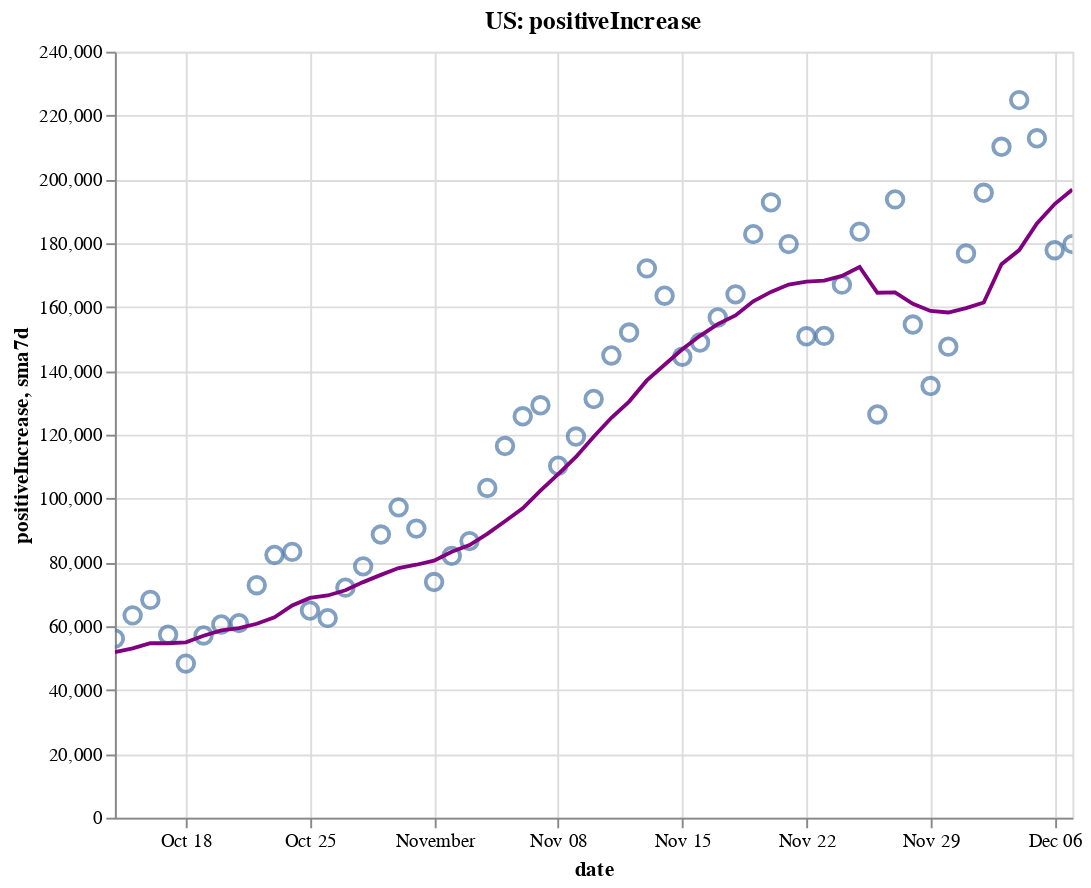

Notebook cell for this chart:
### Code cell
create_plot(us, 'positiveIncrease')

### Figure 1 — Vega-Lite specification as saved in the notebook (floating-point values rounded to 4 significant figures)
{"config": {"view": {"continuousWidth": 400, "continuousHeight": 300}}, "layer": [{"layer": [{"mark": {"type": "point", "size": 75}, "encoding": {"tooltip": [{"type": "temporal", "field": "date"}, {"type": "quantitative", "field": "positiveIncrease"}, {"type": "quantitative", "field": "sma7d"}], "x": {"type": "temporal", "field": "date"}, "y": {"type": "quantitative", "field": "positiveIncrease"}}, "selection": {"selector002": {"type": "interval", "bind": "scales", "encodings": ["x", "y"]}}}, {"mark": {"type": "line", "color": "purple"}, "encoding": {"x": {"type": "temporal", "field": "date"}, "y": {"type": "quantitative", "field": "sma7d"}}}]}, {"mark": {"type": "rule", "color": "#aaa"}, "encoding": {"x": {"type": "temporal", "field": "date"}}, "transform": [{"filter": {"selection": "selector001"}}]}, {"mark": "circle", "encoding": {"opacity": {"condition": {"value": 1, "selection": "selector001"}, "value": 0}, "tooltip": [{"type": "temporal", "field": "date"}, {"type": "quantitative", "field": "positiveIncrease"}, {"type": "quantitative", "field": "sma7d"}], "x": {"type": "temporal", "field": "date"}, "y": {"type": "quantitative", "field": "positiveIncrease"}}, "selection": {"selector001": {"type": "single", "encodings": ["x"], "on": "mouseover", "nearest": true, "empty": "none"}}}, {"mark": {"type": "text", "align": "left", "dx": 5, "dy": -5, "stroke": "white", "strokeWidth": 2}, "encoding": {"text": {"type": "quantitative", "field": "positiveIncrease"}, "tooltip": [{"type": "temporal", "field": "date"}, {"type": "quantitative", "field": "positiveIncrease"}, {"type": "quantitative", "field": "sma7d"}], "x": {"type": "temporal", "field": "date"}, "y": {"type": "quantitative", "field": "positiveIncrease"}}, "transform": [{"filter": {"selection": "selector001"}}]}, {"mark": {"type": "text", "align": "left", "dx": 5, "dy": -5}, "encoding": {"text": {"type": "quantitative", "field": "positiveIncrease"}, "tooltip": [{"type": "temporal", "field": "date"}, {"type": "quantitative", "field": "positiveIncrease"}, {"type": "quantitative", "field": "sma7d"}], "x": {"type": "temporal", "field": "date"}, "y": {"type": "quantitative", "field": "positiveIncrease"}}, "transform": [{"filter": {"selection": "selector001"}}]}], "data": {"name": "data-83d075f618a525850fe50d393e27074b"}, "height": 400, "title": "US: positiveIncrease", "width": 500, "$schema": "https://vega.github.io/schema/vega-lite/v4.8.1.json", "datasets": {"data-83d075f618a525850fe50d393e27074b": [{"date": "2020-10-14T00:00:00", "totalTestResultsIncrease": 1045000.0, "positiveIncrease": 56120.0, "death": 208500.0, "deathIncrease": 807.0, "positiveRate": 0.054, "state": "US", "sma7d": 51860.0}, {"date": "2020-10-15T00:00:00", "totalTestResultsIncrease": 1109000.0, "positiveIncrease": 63390.0, "death": 209400.0, "deathIncrease": 930.0, "positiveRate": 0.057, "state": "US", "sma7d": 53030.0}, {"date": "2020-10-16T00:00:00", "totalTestResultsIncrease": 1231000.0, "positiveIncrease": 68250.0, "death": 210300.0, "deathIncrease": 897.0, "positiveRate": 0.055, "state": "US", "sma7d": 54670.0}, {"date": "2020-10-17T00:00:00", "totalTestResultsIncrease": 1299000.0, "positiveIncrease": 57330.0, "death": 211100.0, "deathIncrease": 773.0, "positiveRate": 0.044, "state": "US", "sma7d": 54660.0}, {"date": "2020-10-18T00:00:00", "totalTestResultsIncrease": 1052000.0, "positiveIncrease": 48280.0, "death": 211500.0, "deathIncrease": 402.0, "positiveRate": 0.046, "state": "US", "sma7d": 54940.0}, {"date": "2020-10-19T00:00:00", "totalTestResultsIncrease": 1135000.0, "positiveIncrease": 57110.0, "death": 212000.0, "deathIncrease": 456.0, "positiveRate": 0.05, "state": "US", "sma7d": 57010.0}, {"date": "2020-10-20T00:00:00", "totalTestResultsIncrease": 952700.0, "positiveIncrease": 60550.0, "death": 212800.0, "deathIncrease": 837.0, "positiveRate": 0.064, "state": "US", "sma7d": 58720.0}, {"date": "2020-10-21T00:00:00", "totalTestResultsIncrease": 941800.0, "positiveIncrease": 60960.0, "death": 213800.0, "deathIncrease": 1019.0, "positiveRate": 0.065, "state": "US", "sma7d": 59410.0}, {"date": "2020-10-22T00:00:00", "totalTestResultsIncrease": 1230000.0, "positiveIncrease": 72840.0, "death": 214900.0, "deathIncrease": 1126.0, "positiveRate": 0.059, "state": "US", "sma7d": 60760.0}, {"date": "2020-10-23T00:00:00", "totalTestResultsIncrease": 1383000.0, "positiveIncrease": 82330.0, "death": 215900.0, "deathIncrease": 934.0, "positiveRate": 0.06, "state": "US", "sma7d": 62770.0}, {"date": "2020-10-24T00:00:00", "totalTestResultsIncrease": 1323000.0, "positiveIncrease": 83290.0, "death": 216800.0, "deathIncrease": 890.0, "positiveRate": 0.063, "state": "US", "sma7d": 66480.0}, {"date": "2020-10-25T00:00:00", "totalTestResultsIncrease": 1188000.0, "positiveIncrease": 64890.0, "death": 217100.0, "deathIncrease": 382.0, "positiveRate": 0.055, "state": "US", "sma7d": 68850.0}, {"date": "2020-10-26T00:00:00", "totalTestResultsIncrease": 1211000.0, "positiveIncrease": 62520.0, "death": 217500.0, "deathIncrease": 402.0, "positiveRate": 0.052, "state": "US", "sma7d": 69630.0}, {"date": "2020-10-27T00:00:00", "totalTestResultsIncrease": 1071000.0, "positiveIncrease": 72080.0, "death": 218500.0, "deathIncrease": 919.0, "positiveRate": 0.067, "state": "US", "sma7d": 71270.0}, {"date": "2020-10-28T00:00:00", "totalTestResultsIncrease": 1096000.0, "positiveIncrease": 78750.0, "death": 219500.0, "deathIncrease": 1044.0, "positiveRate": 0.072, "state": "US", "sma7d": 73820.0}, {"date": "2020-10-29T00:00:00", "totalTestResultsIncrease": 1333000.0, "positiveIncrease": 88720.0, "death": 220500.0, "deathIncrease": 1037.0, "positiveRate": 0.067, "state": "US", "sma7d": 76090.0}, {"date": "2020-10-30T00:00:00", "totalTestResultsIncrease": 1364000.0, "positiveIncrease": 97240.0, "death": 221500.0, "deathIncrease": 947.0, "positiveRate": 0.071, "state": "US", "sma7d": 78210.0}, {"date": "2020-10-31T00:00:00", "totalTestResultsIncrease": 1390000.0, "positiveIncrease": 90580.0, "death": 222500.0, "deathIncrease": 963.0, "positiveRate": 0.065, "state": "US", "sma7d": 79260.0}, {"date": "2020-11-01T00:00:00", "totalTestResultsIncrease": 1128000.0, "positiveIncrease": 73850.0, "death": 222900.0, "deathIncrease": 395.0, "positiveRate": 0.065, "state": "US", "sma7d": 80540.0}, {"date": "2020-11-02T00:00:00", "totalTestResultsIncrease": 1327000.0, "positiveIncrease": 82050.0, "death": 223300.0, "deathIncrease": 491.0, "positiveRate": 0.062, "state": "US", "sma7d": 83330.0}, {"date": "2020-11-03T00:00:00", "totalTestResultsIncrease": 1129000.0, "positiveIncrease": 86670.0, "death": 224900.0, "deathIncrease": 1514.0, "positiveRate": 0.077, "state": "US", "sma7d": 85410.0}, {"date": "2020-11-04T00:00:00", "totalTestResultsIncrease": 1223000.0, "positiveIncrease": 103300.0, "death": 226000.0, "deathIncrease": 1117.0, "positiveRate": 0.084, "state": "US", "sma7d": 88920.0}, {"date": "2020-11-05T00:00:00", "totalTestResultsIncrease": 1567000.0, "positiveIncrease": 116400.0, "death": 227100.0, "deathIncrease": 1146.0, "positiveRate": 0.074, "state": "US", "sma7d": 92880.0}, {"date": "2020-11-06T00:00:00", "totalTestResultsIncrease": 1564000.0, "positiveIncrease": 125800.0, "death": 228300.0, "deathIncrease": 1173.0, "positiveRate": 0.08, "state": "US", "sma7d": 96950.0}, {"date": "2020-11-07T00:00:00", "totalTestResultsIncrease": 1413000.0, "positiveIncrease": 129200.0, "death": 229400.0, "deathIncrease": 1119.0, "positiveRate": 0.091, "state": "US", "sma7d": 102500.0}, {"date": "2020-11-08T00:00:00", "totalTestResultsIncrease": 1252000.0, "positiveIncrease": 110300.0, "death": 229900.0, "deathIncrease": 496.0, "positiveRate": 0.088, "state": "US", "sma7d": 107700.0}, {"date": "2020-11-09T00:00:00", "totalTestResultsIncrease": 1516000.0, "positiveIncrease": 119400.0, "death": 230500.0, "deathIncrease": 577.0, "positiveRate": 0.079, "state": "US", "sma7d": 113000.0}, {"date": "2020-11-10T00:00:00", "totalTestResultsIncrease": 1252000.0, "positiveIncrease": 131200.0, "death": 231800.0, "deathIncrease": 1360.0, "positiveRate": 0.105, "state": "US", "sma7d": 119400.0}, {"date": "2020-11-11T00:00:00", "totalTestResultsIncrease": 1418000.0, "positiveIncrease": 144800.0, "death": 233400.0, "deathIncrease": 1563.0, "positiveRate": 0.102, "state": "US", "sma7d": 125300.0}, {"date": "2020-11-12T00:00:00", "totalTestResultsIncrease": 1476000.0, "positiveIncrease": 152000.0, "death": 234500.0, "deathIncrease": 1119.0, "positiveRate": 0.103, "state": "US", "sma7d": 130400.0}, {"date": "2020-11-13T00:00:00", "totalTestResultsIncrease": 1698000.0, "positiveIncrease": 172100.0, "death": 235800.0, "deathIncrease": 1268.0, "positiveRate": 0.101, "state": "US", "sma7d": 137000.0}, {"date": "2020-11-14T00:00:00", "totalTestResultsIncrease": 1662000.0, "positiveIncrease": 163500.0, "death": 237100.0, "deathIncrease": 1331.0, "positiveRate": 0.098, "state": "US", "sma7d": 141900.0}, {"date": "2020-11-15T00:00:00", "totalTestResultsIncrease": 1615000.0, "positiveIncrease": 144400.0, "death": 237800.0, "deathIncrease": 687.0, "positiveRate": 0.089, "state": "US", "sma7d": 146800.0}, {"date": "2020-11-16T00:00:00", "totalTestResultsIncrease": 1487000.0, "positiveIncrease": 148900.0, "death": 238400.0, "deathIncrease": 619.0, "positiveRate": 0.1, "state": "US", "sma7d": 151000.0}, {"date": "2020-11-17T00:00:00", "totalTestResultsIncrease": 1512000.0, "positiveIncrease": 156700.0, "death": 240000.0, "deathIncrease": 1555.0, "positiveRate": 0.104, "state": "US", "sma7d": 154600.0}, {"date": "2020-11-18T00:00:00", "totalTestResultsIncrease": 1539000.0, "positiveIncrease": 164000.0, "death": 241900.0, "deathIncrease": 1864.0, "positiveRate": 0.107, "state": "US", "sma7d": 157400.0}, {"date": "2020-11-19T00:00:00", "totalTestResultsIncrease": 1821000.0, "positiveIncrease": 182800.0, "death": 243800.0, "deathIncrease": 1967.0, "positiveRate": 0.1, "state": "US", "sma7d": 161800.0}, {"date": "2020-11-20T00:00:00", "totalTestResultsIncrease": 1919000.0, "positiveIncrease": 192800.0, "death": 245700.0, "deathIncrease": 1884.0, "positiveRate": 0.1, "state": "US", "sma7d": 164700.0}, {"date": "2020-11-21T00:00:00", "totalTestResultsIncrease": 2004000.0, "positiveIncrease": 179700.0, "death": 247200.0, "deathIncrease": 1512.0, "positiveRate": 0.09, "state": "US", "sma7d": 167100.0}, {"date": "2020-11-22T00:00:00", "totalTestResultsIncrease": 1744000.0, "positiveIncrease": 150800.0, "death": 248100.0, "deathIncrease": 898.0, "positiveRate": 0.086, "state": "US", "sma7d": 168000.0}, {"date": "2020-11-23T00:00:00", "totalTestResultsIncrease": 1759000.0, "positiveIncrease": 151000.0, "death": 249100.0, "deathIncrease": 955.0, "positiveRate": 0.086, "state": "US", "sma7d": 168300.0}, {"date": "2020-11-24T00:00:00", "totalTestResultsIncrease": 1790000.0, "positiveIncrease": 167000.0, "death": 251100.0, "deathIncrease": 2066.0, "positiveRate": 0.093, "state": "US", "sma7d": 169700.0}, {"date": "2020-11-25T00:00:00", "totalTestResultsIncrease": 1721000.0, "positiveIncrease": 183600.0, "death": 253400.0, "deathIncrease": 2289.0, "positiveRate": 0.107, "state": "US", "sma7d": 172500.0}, {"date": "2020-11-26T00:00:00", "totalTestResultsIncrease": 1170000.0, "positiveIncrease": 126300.0, "death": 254800.0, "deathIncrease": 1336.0, "positiveRate": 0.108, "state": "US", "sma7d": 164500.0}, {"date": "2020-11-27T00:00:00", "totalTestResultsIncrease": 2126000.0, "positiveIncrease": 193700.0, "death": 256100.0, "deathIncrease": 1372.0, "positiveRate": 0.091, "state": "US", "sma7d": 164600.0}, {"date": "2020-11-28T00:00:00", "totalTestResultsIncrease": 1710000.0, "positiveIncrease": 154500.0, "death": 257400.0, "deathIncrease": 1245.0, "positiveRate": 0.09, "state": "US", "sma7d": 161000.0}, {"date": "2020-11-29T00:00:00", "totalTestResultsIncrease": 1290000.0, "positiveIncrease": 135200.0, "death": 258200.0, "deathIncrease": 803.0, "positiveRate": 0.105, "state": "US", "sma7d": 158800.0}, {"date": "2020-11-30T00:00:00", "totalTestResultsIncrease": 1603000.0, "positiveIncrease": 147600.0, "death": 259300.0, "deathIncrease": 1136.0, "positiveRate": 0.092, "state": "US", "sma7d": 158300.0}, {"date": "2020-12-01T00:00:00", "totalTestResultsIncrease": 2341000.0, "positiveIncrease": 176800.0, "death": 261800.0, "deathIncrease": 2473.0, "positiveRate": 0.076, "state": "US", "sma7d": 159700.0}, {"date": "2020-12-02T00:00:00", "totalTestResultsIncrease": 1459000.0, "positiveIncrease": 195800.0, "death": 264500.0, "deathIncrease": 2733.0, "positiveRate": 0.134, "state": "US", "sma7d": 161400.0}, {"date": "2020-12-03T00:00:00", "totalTestResultsIncrease": 1828000.0, "positiveIncrease": 210200.0, "death": 267200.0, "deathIncrease": 2706.0, "positiveRate": 0.115, "state": "US", "sma7d": 173400.0}, {"date": "2020-12-04T00:00:00", "totalTestResultsIncrease": 1855000.0, "positiveIncrease": 224800.0, "death": 269800.0, "deathIncrease": 2563.0, "positiveRate": 0.121, "state": "US", "sma7d": 177800.0}, {"date": "2020-12-05T00:00:00", "totalTestResultsIncrease": 2191000.0, "positiveIncrease": 212900.0, "death": 272300.0, "deathIncrease": 2461.0, "positiveRate": 0.097, "state": "US", "sma7d": 186200.0}, {"date": "2020-12-06T00:00:00", "totalTestResultsIncrease": 1648000.0, "positiveIncrease": 177800.0, "death": 273400.0, "deathIncrease": 1146.0, "positiveRate": 0.108, "state": "US", "sma7d": 192300.0}, {"date": "2020-12-07T00:00:00", "totalTestResultsIncrease": 1831000.0, "positiveIncrease": 179700.0, "death": 274600.0, "deathIncrease": 1344.0, "positiveRate": 0.098, "state": "US", "sma7d": 196900.0}]}}
